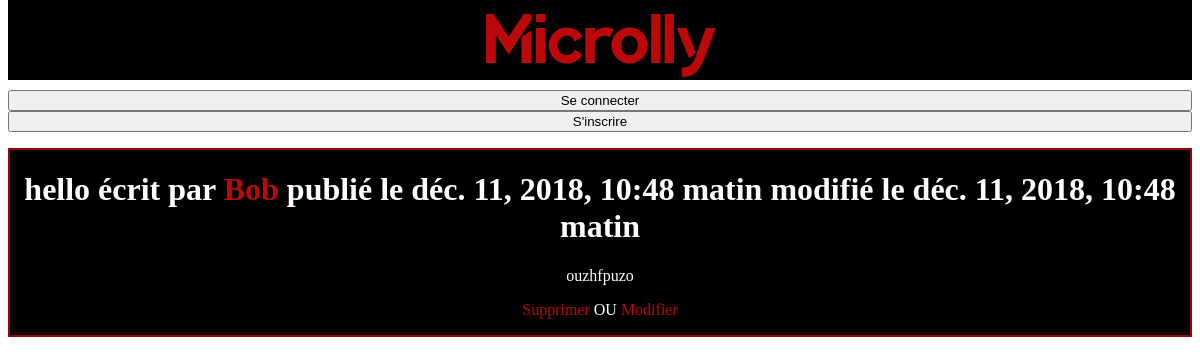
The app's page /articledetail/2/ with its own data.
### blog/models.py (models this page shows, shortened)
class Article(models.Model):
    id = models.AutoField(primary_key=True)
    title = models.CharField(max_length=100)
    body = models.TextField()
    creation_date = models.DateTimeField(auto_now_add=True)
    update_date = models.DateTimeField(auto_now_add=True)
    author = models.ForeignKey(User, default=None, on_delete=models.CASCADE)

### blog/views.py (the view)
# urls.py: path('articledetail/<int:id>/',views.article_detail, name='detail'),
def article_detail(request, id):
        article = get_object_or_404(Article, id = id)
        return render(request,'article_detail.html',{'article':article})

### blog/templates/article_detail.html
{% extends '_base.html' %}
{% block body %}
    <div class="log" id="articledetail">
        <h1>{{article.title}} écrit par
            <a href = "{% url 'article:article_user' username=article.author%}">{{article.author}}</a>
            publié le {{article.creation_date}}
            {% if article.update_date != None %}
                modifié le {{article.update_date}}
            {% endif %}
        </h1>
        <p id="articlebody">{{article.body}}</p>
        <p>
            <a href="{% url 'article:delete' id=article.id %}">Supprimer</a>
            OU
            <a href="{% url 'article:modifie' id=article.id %}">Modifier</a>
        </p>
    </div>
{% endblock %}

### assets/style.css (style rules this page uses)
.log { border: 2px double rgb(153, 4, 4); right: 40% ; left: 40%; background-color: rgb(0, 0, 0); color: white; }
#articlebody { text-align:center; font-size: 100%; }
#articledetail { text-align:center; }
body { background-color: white; }
p,h1, h2 { color: white; font-family: serif; }
a { text-decoration: none; }
a:link, a:visited { color: rgb(187, 8, 8); }

### records on screen
Article: title "hello", author "Bob", creation_date "déc. 11, 2018, 10:48 matin", update_date "déc. 11, 2018, 10:48 matin", body "ouzhfpuzo"
